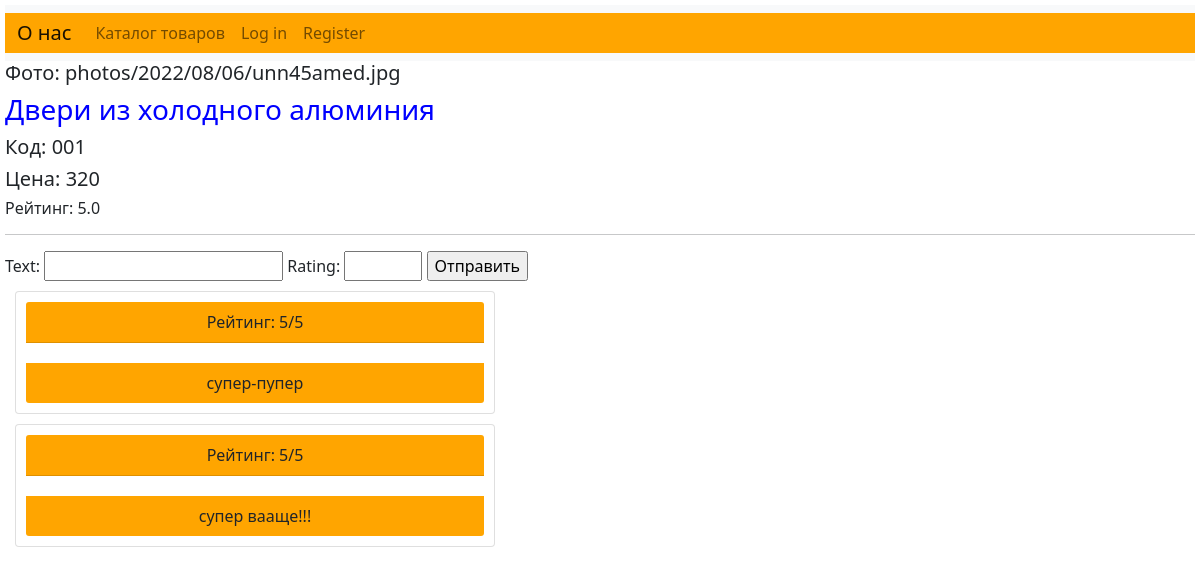
Screenshot of /tovarn/1/ with the database file from the repository.
### tovar/models.py (models this page shows, shortened)
class tovarn(models.Model):
    photo = models.ImageField(upload_to="photos/%Y/%m/%d")
    name = models.CharField(max_length=255)
    kod = models.CharField(max_length=255)
    price = models.IntegerField()

class Review(models.Model):
    text = models.TextField()
    rating = models.IntegerField(
        default=3, validators=[MaxValueValidator(5), MinValueValidator(1)]
    )
    tovarn = models.ForeignKey(tovarn, on_delete=models.CASCADE)

### tovar/views.py (the view)
# urls.py: path("tovarn/<int:tovarn_id>/", views.tovarn, name="tovarn"),
def tovarn(request, tovarn_id):
    if request.method == "POST":
        form = ReviewForm(request.POST)
        if form.is_valid():
            tovarn = get_object_or_404(models.tovarn, id=tovarn_id)
            text = form.cleaned_data["text"]
            rating = form.cleaned_data["rating"]
            models.Review.objects.create(tovarn=tovarn, text=text, rating=rating)
            return redirect("tovarn", tovarn_id=tovarn.id)
    else:
        tovarn = get_object_or_404(models.tovarn, id=tovarn_id)
        reviews_average_rating = models.Review.objects.filter(tovarn=tovarn).aggregate(
            Avg("rating")
        )["rating__avg"]
        form = ReviewForm()
        reviews = models.Review.objects.filter(tovarn=tovarn)
        context = {
            "tovarn": tovarn,
            "reviews": reviews,
            "form": form,
            "reviews_average_rating": reviews_average_rating,
        }
        return render(request, "tovarn.html", context)

### tovar/forms.py
class ReviewForm(forms.Form):
    text = forms.CharField(label="Text")
    rating = forms.IntegerField(label="Rating", max_value=5, min_value=1)

### tovar/templates/tovarn.html (shortened to what this page needs)
{% extends "base.html" %}
{% block content %}
<div class="tovarn-info">
    <h5>Фото: {{ tovarn.photo }}</h5>
    <h3>{{ tovarn.name }}</h3>
    <h5>Код: {{ tovarn.kod }}</h5>
    <h5>Цена: {{ tovarn.price }}</h5>
    <h6>Рейтинг: {{ reviews_average_rating }}</h6>
</div>
<hr/>
<form action= "." method = "post">
    {{ form }}
    <input type="submit" value = "Отправить">
</form>
{% for review in reviews %}
<div class="review-card card" style="width: 30rem;">
    <ul class = "list-group list-group-flush">
        <li class = "list-group-item"> Рейтинг: {{ review.rating }}/5</li>
        <li class = "list-group-item">{{  review.text }}</li>
    </ul>
</div>
{% endfor %}
{% endblock %}

### tovar/static/styles.css (style rules this page uses)
.tovarn-info { margin: 10рх 50px; }
body { background-image: url(https://w0.peakpx.com/wallpaper/167/334/HD-wallpaper-wavy-light-color-line-2015-design.jpg); }
.review-card { background-color: white; display: block; text-align: center; margin: 10px; }
.review-card li { background-color: Orange; margin: 10px; }

### tovar/templates/tovarn.html (style rules this page uses)
.tovarn-info { margin: 10рх 50px; }
h3 { color: blue; }
body { background-image: url(https://bestokna.tomsk.ru/wp-content/uploads/custom-background-1920x1080.jpg); margin: 5px 5px; }

### rows the page displays
tovarn: photo "photos/2022/08/06/unn45amed.jpg", name "Двери из холодного алюминия", kod "001", price "320"
Review: rating "5", text "супер-пупер"
Review: rating "5", text "супер вааще!!!"

### other values shown
{{ reviews_average_rating }} "5.0"
